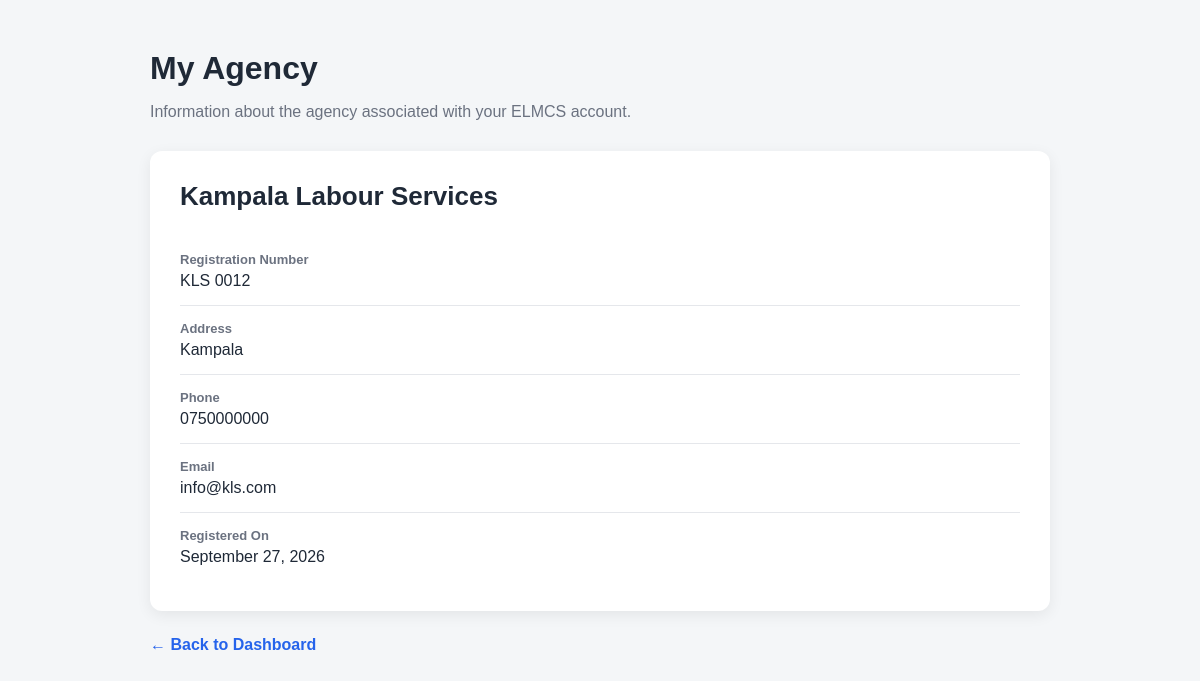
/agency/ (signed in), run on the app's committed database.
### agencies/models.py (models this page shows, shortened)
class Agency(models.Model):
    name = models.CharField(max_length=200)
    registration_number = models.CharField(
    max_length=100,
    unique=True
    )
    address = models.CharField(max_length=255)
    phone = models.CharField(max_length=30)
    email = models.EmailField()
    created_at = models.DateTimeField(auto_now_add=True)
    users = models.ManyToManyField(
        settings.AUTH_USER_MODEL,
        related_name='agencies',
        blank=True
    )

### accounts/views.py (the view)
@login_required
def my_agency(request):
    if request.user.role != 'AGENCY':
        return redirect('dashboard')
    agency = request.user.agencies.first()
    return render(
        request,
        'accounts/my_agency.html',
        {
            'agency': agency,
        }
    )

### accounts/templates/accounts/my_agency.html (shortened to what this page needs)
<!DOCTYPE html>
<html lang="en">
<head>
</head>
<body>
<div class="container">
    <div class="header">
        <h1>My Agency</h1>
        <p>
            Information about the agency associated
            with your ELMCS account.
        </p>
    </div>
    {% if agency %}
        <div class="card">
            <div class="agency-name">
                {{ agency.name }}
            </div>
            <div class="info">
                <span class="label">
                    Registration Number
                </span>
                <span class="value">
                    {{ agency.registration_number }}
                </span>
            </div>
            <div class="info">
                <span class="label">
                    Address
                </span>
                <span class="value">
                    {{ agency.address }}
                </span>
            </div>
            <div class="info">
                <span class="label">
                    Phone
                </span>
                <span class="value">
                    {{ agency.phone }}
                </span>
            </div>
            <div class="info">
                <span class="label">
                    Email
                </span>
                <span class="value">
                    {{ agency.email }}
                </span>
            </div>
            <div class="info">
                <span class="label">
                    Registered On
                </span>
                <span class="value">
                    {{ agency.created_at|date:"F d, Y" }}
                </span>
            </div>
        </div>
    {% endif %}
    <a
        href="{% url 'dashboard' %}"
        class="back-link"
    >
        ← Back to Dashboard
    </a>
</div>
</body>
</html>

### accounts/templates/accounts/my_agency.html (style rules this page uses)
* { box-sizing: border-box; }
body { margin: 0; font-family: Arial, sans-serif; background: #f4f6f8; color: #1f2937; }
.container { width: 92%; max-width: 900px; margin: 50px auto; }
.header { margin-bottom: 30px; }
.header h1 { margin-bottom: 8px; }
.header p { color: #6b7280; }
.card { background: white; padding: 30px; border-radius: 12px; box-shadow: 0 4px 15px rgba(0, 0, 0, 0.07); }
.agency-name { font-size: 26px; font-weight: bold; margin-bottom: 25px; }
.info { padding: 15px 0; border-bottom: 1px solid #e5e7eb; }
.info:last-child { border-bottom: none; }
.label { display: block; font-size: 13px; font-weight: bold; color: #6b7280; margin-bottom: 5px; }
.value { font-size: 16px; }
.back-link { display: inline-block; margin-top: 25px; color: #2563eb; text-decoration: none; font-weight: 600; }

### data on the page
Agency: name "Kampala Labour Services", registration_number "KLS 0012", address "Kampala", phone "0750000000", email "info@kls.com", created_at "September 27, 2026"
